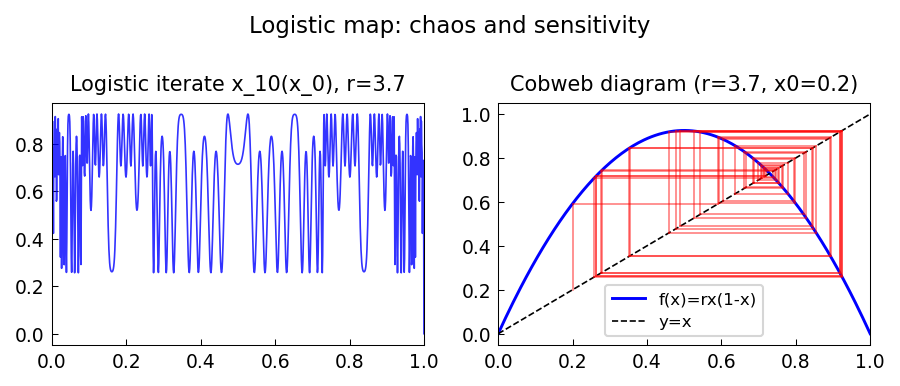

Generate this figure with Python:
"""The logistic map: varying initial conditions.

For fixed r = 3.7, plots the logistic orbit x_n as a function of x_0
to illustrate sensitivity to initial conditions (chaos).

Credit: Chebfun example ode-nonlin/Logistic2.m (Trefethen & Konecny, Aug 2014).
Original MATLAB Chebfun: Copyright 2017 by The University of Oxford and
The Chebfun Developers. See https://www.chebfun.org/ for Chebfun information.
"""
import os; os.environ.setdefault("XLA_PYTHON_CLIENT_PREALLOCATE", "false")

import matplotlib
matplotlib.use("Agg")
import matplotlib.pyplot as plt
import jax.numpy as jnp
import numpy as np
import sys, os
sys.path.insert(0, os.path.join(os.path.dirname(__file__), '..', '..', 'src'))

import chebfunjax as cj
from chebfunjax.plotting import chebfun_style
chebfun_style()

def run():
    print("=" * 60)
    print("Logistic map: x_n as a function of x_0 (fixed r)")
    print("=" * 60)

    r = 3.7
    N_iter = 10  # fewer iterations to avoid exponential growth in Chebfun length
    dom = (0.0, 1.0)

    # Compute x_N(x_0) = f^{(N)}(x_0) as Chebfun
    # Use repeated composition of f(x) = r*x*(1-x)
    # Start with the identity
    g = cj.chebfun(lambda x: x, domain=dom)

    print(f"\nComputing f^{{(N)}}(x_0) for r={r}, N={N_iter}...")
    for k in range(N_iter):
        g_new = cj.chebfun(lambda x: r * g(x) * (1.0 - g(x)), domain=dom)
        g = g_new
        if (k + 1) % 10 == 0:
            print(f"  iter {k+1}: length(g) = {len(g)}")

    # The function should be extremely oscillatory (chaotic)
    x_test = jnp.linspace(0.01, 0.99, 500)
    g_vals = g(x_test)
    print(f"\nAfter {N_iter} iterations:")
    print(f"  max|g| = {float(jnp.max(jnp.abs(g_vals))):.4f}")
    print(f"  g values in [0,1]: {float(jnp.min(g_vals)):.4f} to {float(jnp.max(g_vals)):.4f}")
    assert 0.0 <= float(jnp.min(g_vals)) and float(jnp.max(g_vals)) <= 1.0

    # For comparison: iterate from specific x0 values
    print("\nSample trajectories (length=10 iterations):")
    for x0 in [0.1, 0.1001, 0.5]:
        x = x0
        traj = [x]
        for _ in range(20):
            x = r * x * (1 - x)
            traj.append(x)
        print(f"  x0={x0}: x_20 = {traj[-1]:.8f}")

    # Assert that slightly different x0 give very different x_N (chaos)
    x_a = r * 0.1
    x_b = r * 0.1001
    for _ in range(20):
        x_a = r * x_a * (1 - x_a)
        x_b = r * x_b * (1 - x_b)
    print(f"\nDivergence: |x_20(0.1) - x_20(0.1001)| = {abs(x_a - x_b):.6f}")
    assert abs(x_a - x_b) > 0.01  # chaotic sensitivity

    # --- Plot -------------------------------------------------------
    _here = os.path.dirname(os.path.abspath(__file__))
    fig, axes = plt.subplots(1, 2)

    # Plot g = f^{(N)}(x_0) as function of x_0
    x_plot = jnp.linspace(0.0, 1.0, 1000)
    axes[0].plot(x_plot, g(x_plot), 'b', linewidth=0.8, alpha=0.8)
    axes[0].set_title(f"Logistic iterate x_{N_iter}(x_0), r={r}", fontsize=10)

    # Cobweb diagram for one trajectory
    x0_cob = 0.2
    n_cob = 50
    f = lambda x: r * x * (1 - x)
    x_cob = [x0_cob]
    for _ in range(n_cob):
        x_cob.append(f(x_cob[-1]))

    x_line = np.linspace(0, 1, 200)
    axes[1].plot(x_line, f(x_line), 'b', linewidth=1.4, label=f"f(x)=rx(1-x)")
    axes[1].plot(x_line, x_line, 'k--', linewidth=0.8, label="y=x")
    # Cobweb
    for k in range(n_cob - 1):
        axes[1].plot([x_cob[k], x_cob[k]], [x_cob[k], x_cob[k+1]], 'r', linewidth=0.8, alpha=0.5)
        axes[1].plot([x_cob[k], x_cob[k+1]], [x_cob[k+1], x_cob[k+1]], 'r', linewidth=0.8, alpha=0.5)
    axes[1].set_title(f"Cobweb diagram (r={r}, x0={x0_cob})", fontsize=10)
    axes[1].legend(fontsize=8)

    fig.suptitle("Logistic map: chaos and sensitivity", fontsize=11)
    fig.tight_layout()
    fig.savefig(os.path.join(_here, "logistic2.png"), dpi=150, bbox_inches="tight")
    plt.close(fig)

    print("\nAll assertions passed.")
    return True

if __name__ == "__main__":
    run()
